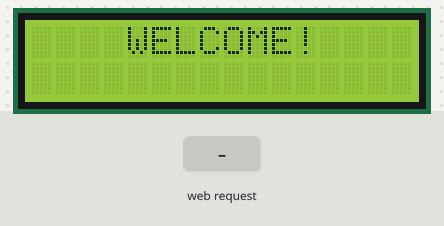
Bench run of a sketch on a simulated ESP32. Parts: 16×2 character LCD. The inputs (shaded band) are chosen by the test bench. WiFi joins after 1.5 s; servers stay silent unless stated; what the sketch prints to the serial monitor is not drawn.

Above: at 3.2 s.
3.3 s: HTTP request GET /Total received
At 4.7 s:
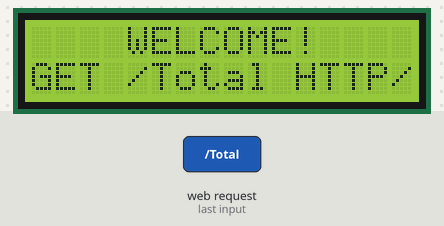
Timing chart, 0 to 6.3 s (numbered marks = the images above; inputs shaded):
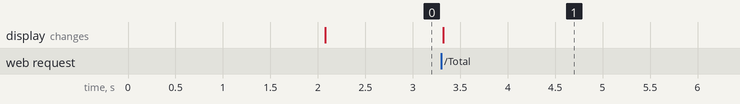

Measured:
- after the input at 3.3 s, the display: changes at once (image 1)

The sketch:

esp32-wifi-bill-display-v1.ino
```cpp
#include <WiFi.h>
#include <Wire.h>
#include <LiquidCrystal_I2C.h>

LiquidCrystal_I2C lcd(0x27, 16, 2);

// Replace with your network credentials
const char* ssid     = "wifi SSID";
const char* password = "wifi password";

// Server port
WiFiServer server(80);

void scrollText(int row, String message, int delayTime, int lcdColumns) {
  for (int i=0; i < lcdColumns; i++) {
    message = " " + message;
  }
  message = message + " ";
  for (int pos = 0; pos < message.length(); pos++) {
    lcd.setCursor(0, row);
    lcd.print(message.substring(pos, pos + lcdColumns));
    delay(delayTime);
  }
}

void setup() {
  Serial.begin(115200);
  WiFi.setHostname("esp32_board");

  // Connect to Wi-Fi network
  Serial.print("Connecting to ");
  Serial.println(ssid);
  WiFi.begin(ssid, password);

  while (WiFi.status() != WL_CONNECTED) {
    delay(1000);
    Serial.println("Connecting...");
  }

  Serial.println("Connected to Wi-Fi");

  // Start the server
  server.begin();
  Serial.println("Server started");
  Serial.println(WiFi.localIP());

  //LCD
  lcd.init();
  lcd.backlight();
  lcd.clear();
  lcd.setCursor(4, 0);
  lcd.print("WELCOME!");
}

void loop() {
  // Listen for incoming clients
  WiFiClient client = server.available();

  if (client) {
    Serial.println("New client connected");

    // Wait until the client sends some data
    while (client.connected() && !client.available()) {
      delay(1);
    }

    // Read and print the message
    String message = client.readStringUntil('\n');
    Serial.println("Message received: " + message);

    //lcd.setCursor(0, 0);
    //lcd.print(message);
    //delay(5000);

    if (message.indexOf("Total") != -1){
      lcd.setCursor(0, 1);
      lcd.print(message);
      delay(3000);
    }
    else{
      scrollText(1, message, 500, 16);
    }

    // Send a response to the client
    client.println("Message received");

    // Close the connection
    client.stop();
    Serial.println("Client disconnected");
  }
}
```
